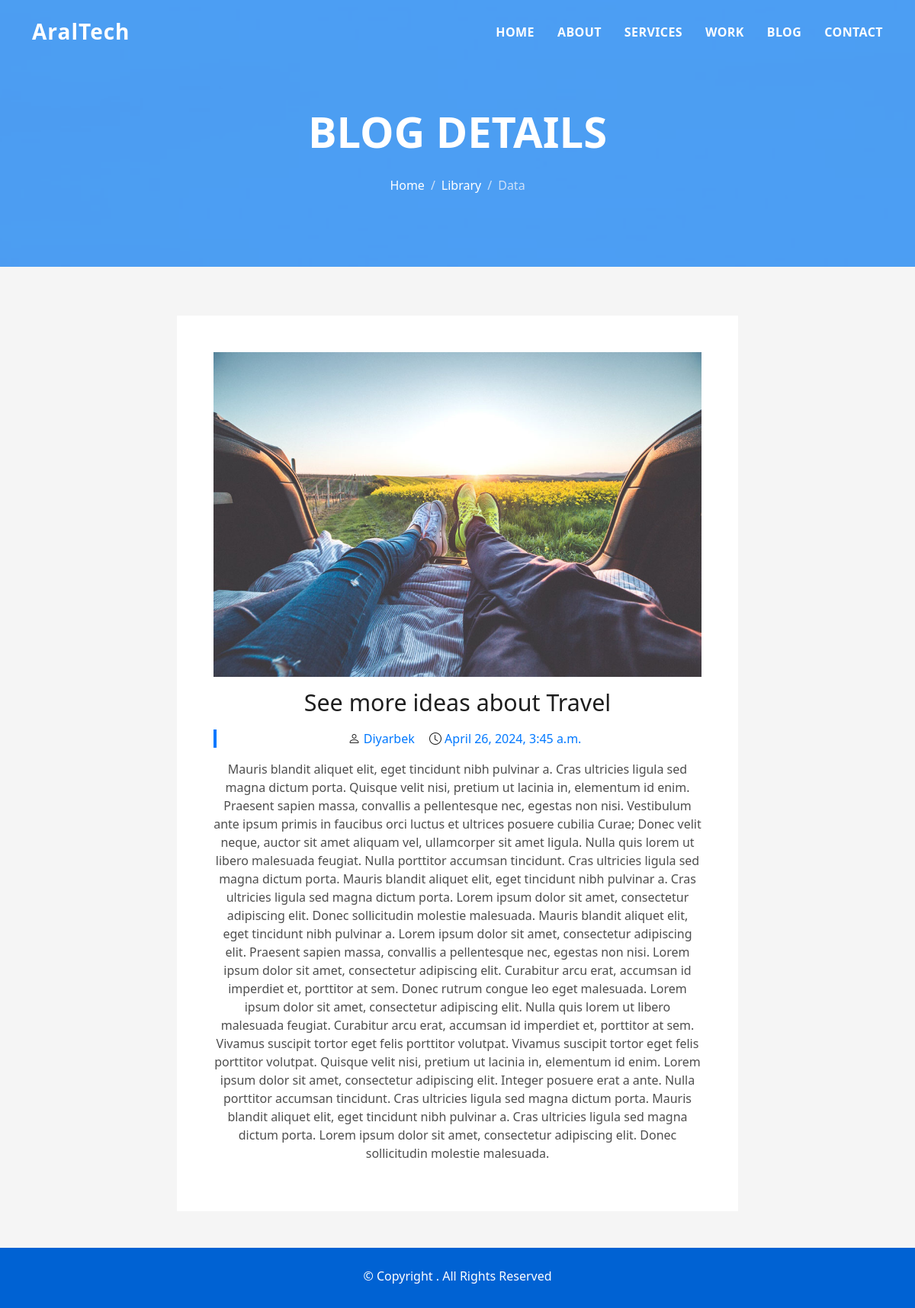
Page /blog/1/ on the committed database.
### aral_app/models.py (models this page shows, shortened)
class BlogModel(models.Model):
    title = models.CharField(max_length=100)
    description = models.TextField()
    image = models.ImageField(upload_to='blog_photos/')
    author = models.ForeignKey(User, on_delete=models.CASCADE)
    type = models.CharField(max_length=30, default='Technology')
    created_at = models.DateTimeField(auto_now_add=True)
    updated_at = models.DateTimeField(auto_now=True)

### aral_app/views.py (the view)
# urls.py: path('blog/<int:pk>/', blog_detail, name='blog_detail'),
def blog_detail(request, pk):
    blog = get_object_or_404(BlogModel, pk=pk)
    context = {
        'blog': blog
    }
    return render(request, 'blog-single.html', context)

### templates/blog-single.html
{% extends 'base.html' %}
{% load static %}
{% block content %}
<div class="hero hero-single route bg-image" style="background-image: url({% static 'img/overlay-bg.jpg' %});">
    <div class="overlay-mf"></div>
    <div class="hero-content display-table">
        <div class="table-cell">
            <div class="container">
                <h2 class="hero-title mb-4">Blog Details</h2>
                <ol class="breadcrumb d-flex justify-content-center">
                    <li class="breadcrumb-item">
                        <a href="#">Home</a>
                    </li>
                    <li class="breadcrumb-item">
                        <a href="#">Library</a>
                    </li>
                    <li class="breadcrumb-item active">Data</li>
                </ol>
            </div>
        </div>
    </div>
</div>
<main id="main">
    <section class="blog-wrapper sect-pt4" id="blog">
        <div class="container">
            <div class="row justify-content-center">
                <div class="col-md-8">
                    <div class="post-box" style="display: block;">
                        <div class="post-thumb">
                            <img src="{{ blog.image.url }}" class="img-fluid" alt="">
                        </div>
                        <div class="post-meta text-center">
                            <h1 class="article-title">{{ blog.title }}</h1>
                            <ul>
                                <li>
                                    <span class="bi bi-person"></span>
                                    <a href="#">{{ blog.author }}</a>
                                </li>
                                <li>
                                    <span class="bi bi-clock"></span>
                                    <a href="#">{{ blog.created_at }}</a>
                            </ul>
                        </div>
                        <div class="article-content text-center">
                            <p>
                                {{ blog.description }}
                            </p>
                        </div>
                    </div>
                </div>
            </div>
        </div>
    </section>
</main>
{% endblock %}

### static/css/style.css (style rules this page uses)
body { background-color: #f5f5f5; color: #4e4e4e; }
h1, h2, h3, h4, h5, h6 { color: #1e1e1e; }
a { color: #1e1e1e; text-decoration: none; transition: all 0.5s ease-in-out; }
.bg-image { background-repeat: no-repeat; background-attachment: fixed; background-size: cover; background-position: center center; }
.overlay-mf { background-color: #0078ff; }
.overlay-mf { position: absolute; top: 0; left: 0px; padding: 0; height: 100%; width: 100%; opacity: 0.7; }
.display-table { width: 100%; height: 100%; display: table; }
.table-cell { display: table-cell; vertical-align: middle; }
.sect-pt4 { padding-top: 4rem; }
.ul-resect, .widget-tags ul, .widget-sidebar .list-sidebar, .box-comments .list-comments, .blog-wrapper .post-meta ul, .list-ico, .socials ul { list-style: none; padding-left: 0; margin-bottom: 0; }
.hero { height: 100vh; position: relative; color: #fff; }
.hero .hero-content { text-align: center; position: absolute; }
.hero .hero-title { color: #fff; font-weight: 600; font-size: 3rem; }
@media (min-width: 768px) { .hero .hero-title { font-size: 4.5rem; } }
.hero-single { height: 350px; }
.hero-single .hero-content { margin-top: 30px; }
.hero-single .hero-title { text-transform: uppercase; font-size: 3rem; }
@media (min-width: 768px) { .hero-single .hero-title { font-size: 3.5rem; } }
.hero-single .breadcrumb { background-color: transparent; color: #0078ff; }
.hero-single .breadcrumb .breadcrumb-item:before { color: #cde1f8; }
.hero-single .breadcrumb .breadcrumb-item.active { color: #cde1f8; }
.hero-single .breadcrumb a { color: #fff; }
.post-box, .form-comments, .box-comments, .widget-sidebar { padding: 2rem; background-color: #fff; margin-bottom: 3rem; }
@media (min-width: 768px) { .post-box, .form-comments, .box-comments, .widget-sidebar { padding: 3rem; } }
.blog-wrapper .article-title { font-size: 1.5rem; }
@media (min-width: 768px) { .blog-wrapper .article-title { font-size: 1.9rem; } }
.blog-wrapper .post-meta { margin: 1rem 0; }
.blog-wrapper .post-meta ul { border-left: 4px solid #0078ff; margin-top: 1rem; }
.blog-wrapper .post-meta ul li { display: inline-block; margin-left: 15px; }
.blog-wrapper .post-meta ul a { color: #0078ff; }
.blog-wrapper .post-meta ul span { color: #1e1e1e; }

### rows in the picture
BlogModel: image (picture), title "See more ideas about Travel", author "Diyarbek", created_at "April 26, 2024, 3:45 a.m.", description "Mauris blandit aliquet elit, eget tincidunt nibh pulvinar a. Cras ultricies ligula sed magna dictum porta. Quisque velit nisi, pretium ut lacinia in, elementum id enim. Praesent sapien massa, convallis a pellentesque nec, egestas non nisi. Vestibulum ante ipsum primis in faucibus orci luctus et ultrices posuere cubilia Curae; Donec velit neque, auctor sit amet aliquam vel, ullamcorper sit amet ligula. Nulla quis lorem ut libero malesuada feugiat. Nulla porttitor accumsan tincidunt. Cras ultricies ligula sed magna dictum porta. Mauris blandit aliquet elit, eget tincidunt nibh pulvinar a. Cras ultricies ligula sed magna dictum porta. Lorem ipsum dolor sit amet, consectetur adipiscing elit.…"
